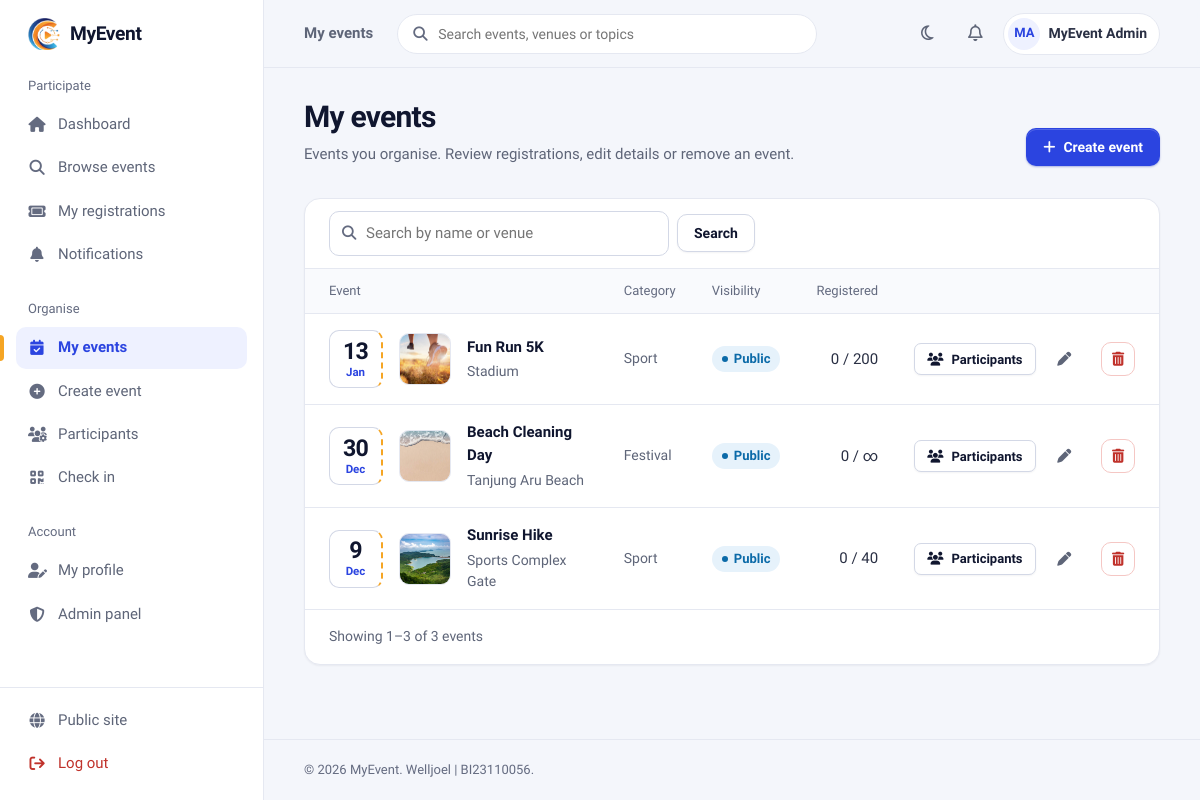
The app's page /users/my_events.php (signed in) with its own data.
### tables this page shows
CREATE TABLE IF NOT EXISTS `users` (
  `user_id` int(11) NOT NULL AUTO_INCREMENT,
  `category` enum('Staff','Student','Public') NOT NULL,
  `name` varchar(255) NOT NULL,
  `email` varchar(255) NOT NULL,
  `phone` varchar(20) DEFAULT NULL,
  `organization` varchar(255) NOT NULL,
  `recommend_events` text DEFAULT NULL,
  `password` varchar(255) NOT NULL,
  `role` enum('Admin','User') NOT NULL DEFAULT 'User',
  `created_at` timestamp NOT NULL DEFAULT current_timestamp(),
  `bio` text DEFAULT NULL,
  `profile_pic` varchar(255) DEFAULT NULL,
  `email_participant` tinyint(1) NOT NULL DEFAULT 1 COMMENT 'Emails about my own registrations and events I joined',
  `email_organiser` tinyint(1) NOT NULL DEFAULT 1 COMMENT 'Emails when people register for events I organise',
  PRIMARY KEY (`user_id`),
  UNIQUE KEY `email` (`email`)
);

CREATE TABLE IF NOT EXISTS `events` (
  `event_id` int(11) NOT NULL AUTO_INCREMENT,
  `event_name` varchar(255) NOT NULL,
  `description` text DEFAULT NULL,
  `contact_no` varchar(20) DEFAULT NULL,
  `category_id` int(10) unsigned DEFAULT NULL,
  `venue` varchar(255) NOT NULL,
  `event_date` date NOT NULL,
  `event_time` time NOT NULL,
  `end_time` time DEFAULT NULL,
  `mode` enum('Physical','Online','Hybrid') NOT NULL DEFAULT 'Physical',
  `remarks` text DEFAULT NULL,
  `visibility` enum('Public','Private') NOT NULL DEFAULT 'Public',
  `poster_path` varchar(255) DEFAULT NULL,
  `created_by` int(11) DEFAULT NULL,
  `created_at` timestamp NOT NULL DEFAULT current_timestamp(),
  `fee` decimal(10,2) NOT NULL DEFAULT 0.00,
  `reg_close_date` date DEFAULT NULL,
  `max_participants` int(11) NOT NULL DEFAULT 0,
  PRIMARY KEY (`event_id`),
  KEY `category_id` (`category_id`),
  KEY `fk_events_createdby` (`created_by`),
  KEY `idx_events_date` (`event_date`),
  CONSTRAINT `events_ibfk_1` FOREIGN KEY (`category_id`) REFERENCES `event_category` (`category_id`) ON DELETE SET NULL ON UPDATE CASCADE,
  CONSTRAINT `fk_events_createdby` FOREIGN KEY (`created_by`) REFERENCES `users` (`user_id`) ON DELETE SET NULL ON UPDATE CASCADE,
  CONSTRAINT `chk_events_fee` CHECK (`fee` >= 0),
  CONSTRAINT `chk_events_capacity` CHECK (`max_participants` >= 0)
);

CREATE TABLE IF NOT EXISTS `event_category` (
  `category_id` int(10) unsigned NOT NULL AUTO_INCREMENT,
  `categoryName` varchar(100) NOT NULL,
  `categoryDesc` varchar(100) NOT NULL,
  `createDate` timestamp NOT NULL DEFAULT current_timestamp(),
  PRIMARY KEY (`category_id`)
);

### include/security.php (called while the page is built, shortened)
<?php
function e($value): string
{
    return htmlspecialchars((string) ($value ?? ''), ENT_QUOTES | ENT_SUBSTITUTE, 'UTF-8');
}
function current_user_id(): ?int
{
    return isset($_SESSION['user_id']) ? (int) $_SESSION['user_id'] : null;
}

### users/my_events.php (the view, shortened to what this page needs)
<?php
require_once __DIR__ . '/../config.php';
$user_id = current_user_id();
$q = trim((string) ($_GET['q'] ?? ''));
$where = 'e.created_by = ?';
$types = 'i';
$params = [$user_id];
$total = (int) db_value($conn, "SELECT COUNT(*) FROM events e WHERE $where", $types, $params);
$p = paginate($total, 10);
$rows = db_all($conn,
    "SELECT e.event_id, e.event_name, e.event_date, e.venue, e.visibility, e.max_participants, e.poster_path,
            c.categoryName,
            (SELECT COUNT(*) FROM registrations r WHERE r.event_id = e.event_id AND r.approval_status <> 'Rejected') AS taken,
            (SELECT COUNT(*) FROM registrations r WHERE r.event_id = e.event_id AND r.approval_status = 'Pending') AS pending
     FROM events e
     LEFT JOIN event_category c ON c.category_id = e.category_id
     WHERE $where
     ORDER BY e.event_date DESC
     LIMIT ? OFFSET ?", $types . 'ii', array_merge($params, [$p['per_page'], $p['offset']]));
$page_title = 'My events';
$nav_active = 'my_events';
include ROOT_PATH . '/include/layout/app_start.php';
?>
<div class="page-header">
    <div>
        <h1>My events</h1>
        <p>Events you organise. Review registrations, edit details or remove an event.</p>
    </div>
    <div class="page-header-actions">
        <a class="btn btn-primary" href="create_event.php"><i class="fa-solid fa-plus"></i> Create event</a>
    </div>
</div>
<section class="card">
    <div class="card-header">
        <form class="toolbar" method="GET" role="search">
            <label class="search-box">
                <i class="fa-solid fa-magnifying-glass" aria-hidden="true"></i>
                <input class="input" type="search" name="q" value="<?= e($q) ?>" placeholder="Search by name or venue">
            </label>
            <button class="btn btn-secondary" type="submit">Search</button>
        </form>
    </div>
    <?php if ($rows): ?>
        <div class="table-wrap">
            <table class="table">
                <thead>
                    <tr>
                        <th scope="col">Event</th>
                        <th scope="col">Category</th>
                        <th scope="col">Visibility</th>
                        <th scope="col" class="num">Registered</th>
                        <th scope="col" class="actions"><span class="sr-only">Actions</span></th>
                    </tr>
                </thead>
                <tbody>
                <?php foreach ($rows as $row): ?>
                    <tr>
                        <td>
                            <div class="event-cell">
                                <?= datestub($row['event_date']) ?>
                                <img class="thumb" src="<?= e(poster_url($row['poster_path'])) ?>" alt="" loading="lazy">
                                <div>
                                    <a class="event-cell-title" href="<?= e(BASE_URL) ?>event_detail.php?id=<?= (int) $row['event_id'] ?>"><?= e($row['event_name']) ?></a>
                                    <div class="event-cell-meta"><?= e($row['venue']) ?></div>
                                </div>
                            </div>
                        </td>
                        <td class="cell-muted"><?= e($row['categoryName'] ?? 'Uncategorised') ?></td>
                        <td><?= status_badge($row['visibility']) ?></td>
                        <td class="num">
                            <?= (int) $row['taken'] ?> / <?= (int) $row['max_participants'] > 0 ? (int) $row['max_participants'] : '&infin;' ?>
                        </td>
                        <td class="actions">
                            <a class="btn btn-secondary btn-sm" href="manage_participants.php?event_id=<?= (int) $row['event_id'] ?>"><i class="fa-solid fa-users"></i> Participants</a>
                            <a class="btn btn-ghost btn-icon" href="edit_event.php?id=<?= (int) $row['event_id'] ?>" title="Edit event" aria-label="Edit <?= e($row['event_name']) ?>"><i class="fa-solid fa-pen"></i></a>
                            <form method="POST" data-confirm="Delete this event? All of its registrations will be removed too.">
                                <button type="submit" name="delete_event" value="1" class="btn btn-danger btn-icon" title="Delete event" aria-label="Delete <?= e($row['event_name']) ?>"><i class="fa-solid fa-trash-can"></i></button>
                            </form>
                        </td>
                    </tr>
                <?php endforeach; ?>
                </tbody>
            </table>
        </div>
        <?= render_pagination($p, 'events') ?>
    <?php endif; ?>
</section>
<?php include ROOT_PATH . '/include/layout/app_end.php'; ?>

### include/layout/app_start.php (shortened to what this page needs)
<?php
$page_title = $page_title ?? APP_NAME;
$nav_active = $nav_active ?? '';
$nav_area   = $nav_area ?? 'user';
$__uid    = current_user_id();
$__me     = db_all($conn, 'SELECT name, profile_pic FROM users WHERE user_id = ?', 'i', [$__uid])[0]
            ?? ['name' => $_SESSION['name'] ?? '', 'profile_pic' => null];
$__unread = (int) db_value($conn, 'SELECT COUNT(*) FROM notifications WHERE user_id = ? AND is_read = 0', 'i', [$__uid]);
$__avatar = avatar_url($__me['profile_pic']);
$u = BASE_URL;
if ($nav_area === 'admin') {
    $nav = [
        'Administration' => [
            'admin_overview' => ['Overview',     'fa-gauge-high',    $u . 'admin/index.php'],
            'admin_events'   => ['All events',   'fa-calendar-days', $u . 'admin/events/manage.php'],
            'admin_create'   => ['Create event', 'fa-circle-plus',   $u . 'admin/events/create.php'],
            'admin_users'    => ['Users',        'fa-users',         $u . 'admin/users/manage.php'],
            'admin_audit'    => ['Audit log',    'fa-clipboard-list', $u . 'admin/audit.php'],
            'admin_profile'  => ['My profile',   'fa-user-gear',     $u . 'admin/profile.php'],
        ],
        'My account' => [
            'dashboard'      => ['Participant view', 'fa-user',      $u . 'users/dashboard.php'],
        ],
    ];
} else {
    $nav = [
        'Participate' => [
            'dashboard'        => ['Dashboard',        'fa-house',             $u . 'users/dashboard.php'],
            'browse'           => ['Browse events',    'fa-magnifying-glass',  $u . 'browse_events.php'],
            'my_registrations' => ['My registrations', 'fa-ticket',            $u . 'users/my_registrations.php'],
            'notifications'    => ['Notifications',    'fa-bell',              $u . 'users/notifications.php', $__unread],
        ],
        'Organise' => [
            'my_events'        => ['My events',        'fa-calendar-check',    $u . 'users/my_events.php'],
            'create_event'     => ['Create event',     'fa-circle-plus',       $u . 'users/create_event.php'],
            'participants'     => ['Participants',     'fa-users-gear',        $u . 'users/manage_participants.php'],
            'checkin'          => ['Check in',         'fa-qrcode',            $u . 'users/checkin.php'],
        ],
        'Account' => [
            'profile'          => ['My profile',       'fa-user-pen',          $u . 'users/profile.php'],
        ],
    ];
    if (is_admin()) {
        $nav['Account']['admin_overview'] = ['Admin panel', 'fa-shield-halved', $u . 'admin/index.php'];
    }
}
$__profileUrl = $nav_area === 'admin' ? $u . 'admin/profile.php' : $u . 'users/profile.php';
?>
<!DOCTYPE html>
<html lang="en">
<head>
    <link rel="stylesheet" href="https://cdnjs.cloudflare.com/ajax/libs/font-awesome/6.5.0/css/all.min.css">
    <link rel="stylesheet" href="<?= e($u) ?>assets/css/app.css?v=11">
</head>
<body class="app">
<aside class="sidebar" id="sidebar" aria-label="Main navigation">
    <a class="sidebar-brand" href="<?= e($u) ?>index.php">
        <img src="<?= e($u) ?>assets/img/logo.png" alt="">
        <?= e(APP_NAME) ?>
    </a>
    <nav class="sidebar-nav">
        <?php foreach ($nav as $__group => $__links): ?>
            <div class="sidebar-group">
                <div class="sidebar-group-title"><?= e($__group) ?></div>
                <?php foreach ($__links as $__key => $__l): $__on = $__key === $nav_active; ?>
                    <a class="nav-link<?= $__on ? ' is-active' : '' ?>" href="<?= e($__l[2]) ?>"<?= $__on ? ' aria-current="page"' : '' ?>>
                        <i class="fa-solid <?= e($__l[1]) ?>" aria-hidden="true"></i><?= e($__l[0]) ?>
                    </a>
                <?php endforeach; ?>
            </div>
        <?php endforeach; ?>
    </nav>
    <div class="sidebar-footer">
        <a class="nav-link" href="<?= e($u) ?>index.php"><i class="fa-solid fa-globe" aria-hidden="true"></i>Public site</a>
        <form action="<?= e($u) ?>auth/logout.php" method="POST">
            <button type="submit" class="nav-link is-danger"><i class="fa-solid fa-arrow-right-from-bracket" aria-hidden="true"></i>Log out</button>
        </form>
    </div>
</aside>
<div class="app-shell">
    <header class="topbar">
        <p class="topbar-title"><?= e($page_title) ?></p>
        <form class="topbar-search" action="<?= e($u) ?>browse_events.php" method="GET" role="search">
            <i class="fa-solid fa-magnifying-glass" aria-hidden="true"></i>
            <input id="topbar-q" type="search" name="q" placeholder="Search events, venues or topics">
        </form>
        <div class="topbar-actions">
            <button type="button" class="icon-btn theme-toggle" data-theme-toggle aria-label="Switch to dark theme" title="Switch theme">
                <i class="fa-regular fa-moon" aria-hidden="true"></i><i class="fa-regular fa-sun" aria-hidden="true"></i>
            </button>
            <a class="icon-btn" href="<?= e($u) ?>users/notifications.php" aria-label="Notifications<?= $__unread ? ' (' . $__unread . ' unread)' : '' ?>">
                <i class="fa-regular fa-bell"></i>
            </a>
            <a class="user-chip" href="<?= e($__profileUrl) ?>">
                <?php if ($__avatar): ?>
                    <img class="avatar" src="<?= e($__avatar) ?>" alt="">
                <?php else: ?>
                    <span class="avatar" aria-hidden="true"><?= e(initials($__me['name'])) ?></span>
                <?php endif; ?>
                <span class="user-chip-name"><?= e($__me['name']) ?></span>
            </a>
        </div>
    </header>
    <main class="app-main" id="main">

### include/helpers.php (shortened to what this page needs)
<?php
function poster_url(?string $file): string
{
    if ($file && basename($file) === $file) {
        foreach ([POSTER_DIR, 'assets/img'] as $dir) {
            if (is_file(ROOT_PATH . '/' . $dir . '/' . $file)) {
                return BASE_URL . $dir . '/' . rawurlencode($file);
            }
        }
    }
    return BASE_URL . 'assets/img/event-placeholder.svg';
}
function avatar_url(?string $file): ?string
{
    return null;
}
function datestub(?string $date): string
{
    if (!$date || !($ts = strtotime($date))) {
        return '<span class="datestub is-past" aria-label="No date"><b>–</b><span>TBA</span></span>';
    }
    $past = date('Y-m-d', $ts) < date('Y-m-d') ? ' is-past' : '';
    return '<span class="datestub' . $past . '" aria-label="' . e(date('j F Y', $ts)) . '"><b>'
        . date('j', $ts) . '</b><span>' . date('M', $ts) . '</span></span>';
}
function status_badge(?string $status): string
{
    $map = [
        'Approved' => 'badge-success', 'Present' => 'badge-success', 'Public' => 'badge-info',
        'Pending'  => 'badge-warning', 'Private' => 'badge-warning',
        'Rejected' => 'badge-danger',
        'Absent'   => '',
        'Admin'    => 'badge-brand', 'User' => '',
    ];
    $status = $status ?: 'Unknown';
    return '<span class="badge ' . ($map[$status] ?? '') . '">' . e($status) . '</span>';
}
function initials(?string $name): string
{
    $parts = preg_split('/\s+/', trim((string) $name)) ?: [];
    $letters = '';
    foreach (array_slice(array_filter($parts), 0, 2) as $p) {
        $letters .= mb_strtoupper(mb_substr($p, 0, 1));
    }
    return $letters ?: '?';
}
function paginate(int $total, int $perPage = 10, string $param = 'page'): array
{
    $pages = max(1, (int) ceil($total / $perPage));
    $page  = min($pages, max(1, (int) ($_GET[$param] ?? 1)));
    return ['page' => $page, 'per_page' => $perPage, 'total' => $total, 'pages' => $pages, 'offset' => ($page - 1) * $perPage];
}
function render_pagination(array $p, string $noun = 'results', string $param = 'page'): string
{
    $from = $p['offset'] + 1;
    $to   = min($p['total'], $p['offset'] + $p['per_page']);
    $html = '<nav class="pagination" aria-label="Pagination"><span>Showing ' . $from . '–' . $to
          . ' of ' . $p['total'] . ' ' . e($noun) . '</span>';
    return $html . '</nav>';
}
function db_all(mysqli $conn, string $sql, string $types = '', array $params = []): array
{
    $stmt = $conn->prepare($sql);
    if ($types !== '') {
        $stmt->bind_param($types, ...$params);
    }
    $stmt->execute();
    $rows = $stmt->get_result()->fetch_all(MYSQLI_ASSOC);
    return $rows;
}
function db_value(mysqli $conn, string $sql, string $types = '', array $params = [])
{
    $stmt = $conn->prepare($sql);
    if ($types !== '') {
        $stmt->bind_param($types, ...$params);
    }
    $stmt->execute();
    $row = $stmt->get_result()->fetch_row();
    return $row[0] ?? null;
}

### records on screen
users: name "MA", name "MyEvent Admin"
events: event_date "13", event_date "Jan", poster_path (picture), event_name "Fun Run 5K", venue "Stadium", category.categoryName "Sport", visibility "Public", taken "0", max_participants "200"
events: event_date "30", event_date "Dec", poster_path (picture), event_name "Beach Cleaning Day", venue "Tanjung Aru Beach", category.categoryName "Festival", visibility "Public", taken "0"
events: event_date "9", event_date "Dec", poster_path (picture), event_name "Sunrise Hike", venue "Sports Complex Gate", category.categoryName "Sport", visibility "Public", taken "0", max_participants "40"

### other values on screen
APP_NAME "MyEvent"
$__group "Participate"
$__l[0] "Dashboard"
$__l[0] "Browse events"
$__l[0] "My registrations"
$__l[0] "Notifications"
$__group "Organise"
$__l[0] "My events"
$__l[0] "Create event"
$__l[0] "Participants"
$__l[0] "Check in"
$__group "Account"
$__l[0] "My profile"
$__l[0] "Admin panel"
$page_title "My events"
